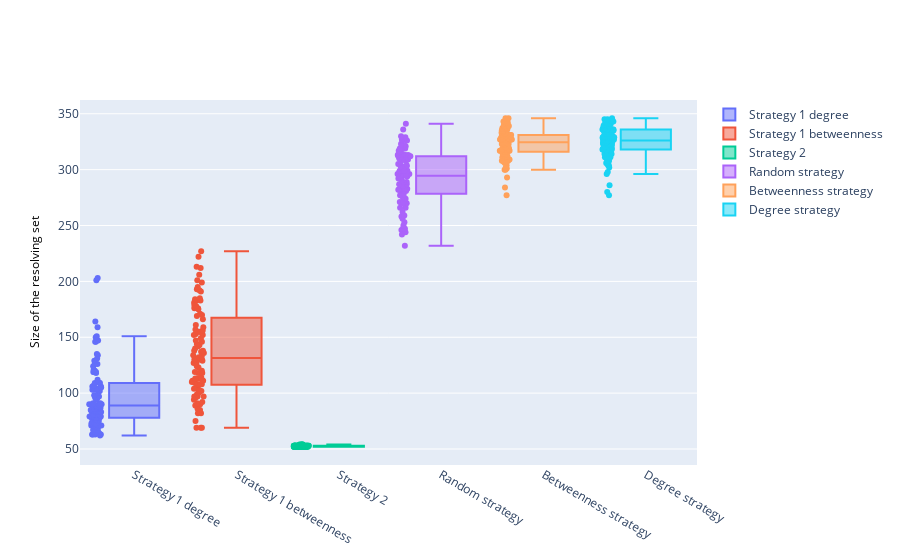

The code cell stored with this chart in its notebook:
### Code cell
fig = go.Figure()

for group, values in dict_result_real.items():
    fig.add_trace(go.Box(y=values, name=group, boxpoints='all'))

    
fig.update_layout(
    yaxis=dict(
        title="Size of the resolving set",
        titlefont=dict(size=12, color='black')
    )
)
fig.show()
